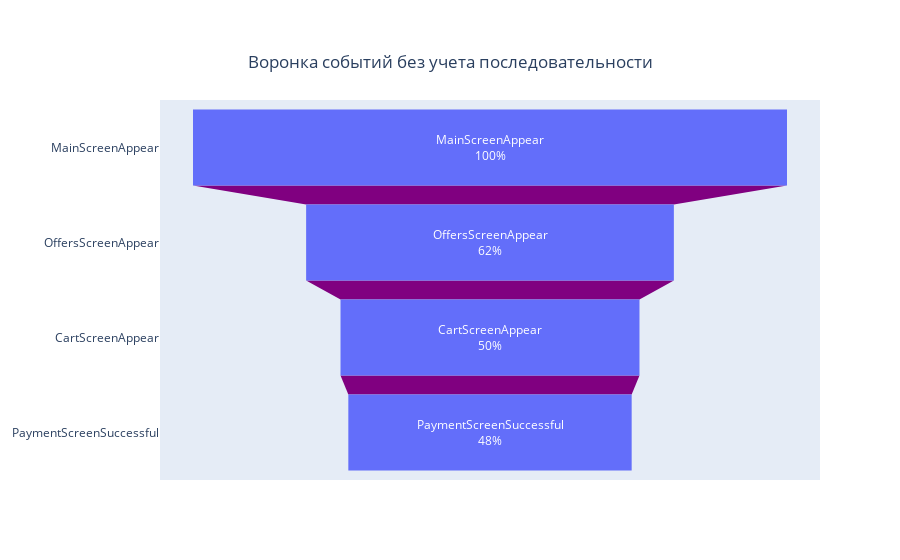

The notebook cell saved with this chart:
### Markdown cell above
Теперь видим, сколько пользователей совершили то или иное событие хотя бы раз, а также процент пользователей совершивших каждое из этих действий. \
Если пользователь, это тот, кто установил приложение, то 98,5% его открывали и попадали на главный экран. Остальные могли скачать приложение, но, просто еще не открывали его. Тогда 98,5% достаточно хороший показатель. Если же под "пользователем" мы подразумеваем человека, зарегистрировавшегося в приложении, то у 1,5% пользователей по каким-то причинам не открывается главный экран приложения. Стоит провести детальное изучение причин такого явления. Это могут быть пользователи, пытавшиеся зайти в приложение с одинакового устройства (планшет, например), а может быть это пользователи, из одной когорты, тогда надо посмотреть, что происходило с приложением в это время.\
61% пользователей переходили на страницу с заказами, следовательно остальные 39% не заинтересовались продукцией. Либо просто заходили в приложение, чтобы сравнить цены.\
Половина тех, кто попал на главную страницу приложения, проходили к корзине.\
Почти 47% оплачивали покупки в приложении.\
11% пользователей обращались к разделу помощи/инструкции.\
Визуализируем воронку событий:

### Code cell
fig = go.Figure(
                go.Funnel(
                            y = ["MainScreenAppear","OffersScreenAppear", "CartScreenAppear",\
                                 "PaymentScreenSuccessful", ],
                            x = [events_by_user['count'][0], events_by_user['count'][1], events_by_user['count'][2],\
                                 events_by_user['count'][3],], 
                        )
                    )

fig.update_layout(
                    title={
                            'text': "Воронка событий без учета последовательности",
                            'y':0.9,
                            'x':0.5,
                            'xanchor': 'center',
                            'yanchor': 'top'})

fig.update_traces(textinfo='label+text+percent initial', connector_fillcolor='purple', )
fig.show()

### Figure 1 — Plotly figure (JSON) as saved in the notebook; plotly's stock layout.template omitted (floating-point values rounded to 4 significant figures)
{"data": [{"connector": {"fillcolor": "purple"}, "textinfo": "label+text+percent initial", "type": "funnel", "x": [7419, 4593, 3734, 3539], "y": ["MainScreenAppear", "OffersScreenAppear", "CartScreenAppear", "PaymentScreenSuccessful"]}], "layout": {"title": {"text": "Воронка событий без учета последовательности", "x": 0.5, "xanchor": "center", "y": 0.9, "yanchor": "top"}}}
